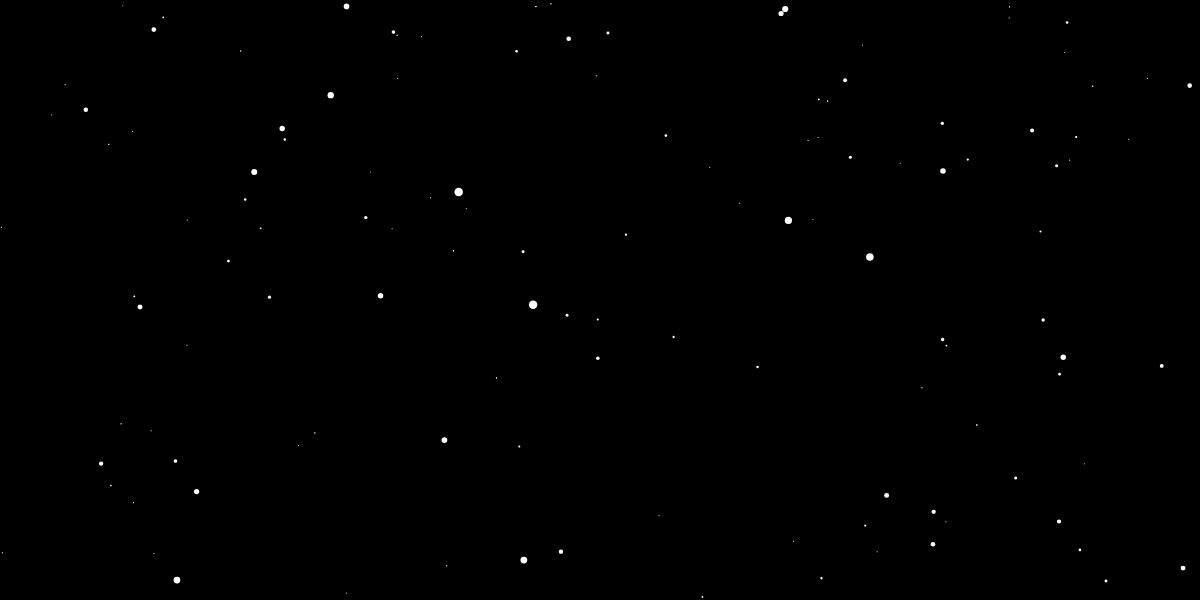
Frame 1 (no input)
Frame 60 (no input): identical to frame 1, image omitted
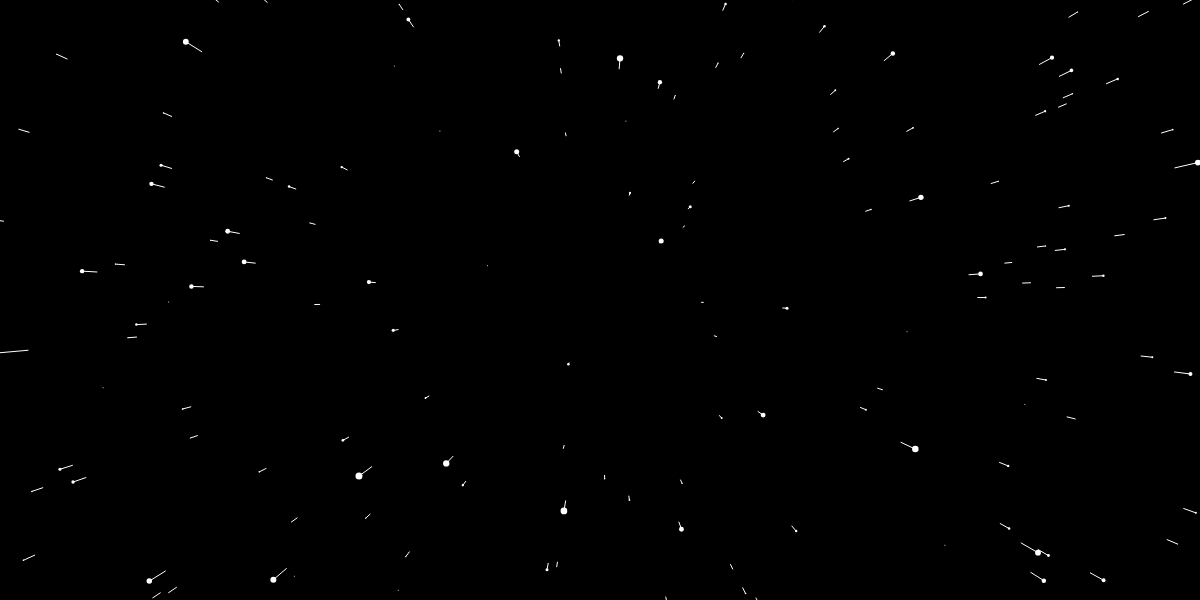
Frame 120 (the mouse pressed at the canvas centre since frame 60)

The p5.js sketch that drew these frames (run headless with seeded random() and noise() and a simulated clock; from frame 60 on, the mouse is pressed at the canvas centre):

// p5.js sketch
// ── sketch.js
var stars = [];
var speed;
function setup() {
  createCanvas(1200, 600);
  for ( var i = 0; i < 800; i++) {
    stars[i] = new Star();
  }

}

function draw() {
  background(0);
  speed = map(mouseX, 0, width, 0, 40);
  translate( width/2, height/2);
  for ( var i = 0; i < stars.length; i++) {
    stars[i].update();
    stars[i].show();
  }

}

// ── star.js
function Star() {

  this.x = random(-width, width);
  this.y = random(-height, height);
  this.z = random(width);
  this.pz = this.z;

  this.update = function() {
    this.z = this.z - speed;
    if ( this.z < 1 ) {
      this.x = random(-width, width);
      this.y = random(-height, height);
      this.z = width;
      this.pz = this.z;
    }
  };

  this.show = function() {
    fill(255);
    noStroke();

    var sx = map(this.x / this.z, 0 , 1, 0 , width );
    var sy = map(this.y / this.z, 0 , 1, 0 , height );
    var r = map(this.z, 0 , width, 10 , 0 );
    ellipse(sx, sy, r, r);

    var px = map(this.x / this.pz, 0 , 1, 0 , width );
    var py = map(this.y / this.pz, 0 , 1, 0 , height );

    stroke(255);
    this.pz = this.z;
    line(px, py, sx, sy);

  };
}
